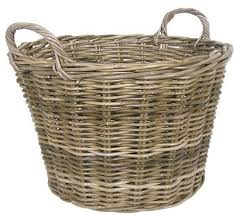
#> input picture img/portfolio/mid_top/menu-haut/panier.jpg, 234 x 215 px, found by its file name
$ python image_outils.py   (older library calls are emulated)
#> lines starting #> are read from the running program, lines starting #| are printed output that depends on the picture; after the words box and inside, x2 and y2 are one past the last pixel; in counts of white or black regions, pixels touching at a corner belong together
import PIL.Image
from PIL import Image
import numpy as np
import cv2
import matplotlib.pyplot as plt


class ImageClass:

    @classmethod
    def conversion(cls):
        img = Image.open("panier.jpg")
#> img is the input picture: PIL image 234x215 RGB; mean R, G, B 180.9, 171.3, 155.9
        img.save("panier.png")

    @classmethod
    def blackandwhite(cls):

        img = Image.open("panier.png").convert("LA")
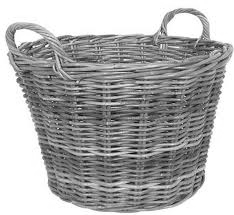
#> img: PIL image 234x215 LA; mean R, G, B, A 172.4, 172.4, 172.4, 255
        img.save("panier_nb.png")

    @classmethod
    def contour(cls):
        im = cv2.imread('panier_nb.png')
#> im: shape (215, 234, 3); min 4, max 255, mean 172.4
        imgray = cv2.cvtColor (im, cv2.COLOR_BGR2GRAY)

        ret, thresh = cv2.threshold (imgray, 127,255,0)
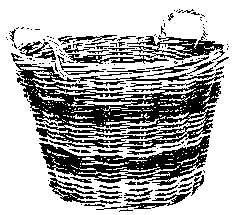
#> thresh: shape (215, 234); 67.4% white; 163 black regions (109 under 20 px)
        im2, contours, hiérarchie = cv2.findContours (thresh, cv2.RETR_TREE, cv2.CHAIN_APPROX_SIMPLE)
#> contours = 549 contours, 442 with area under 20; largest, box (x1, y1, x2, y2) and area: (0, 0, 234, 215) 49862, (14, 62, 222, 149) 9095, (38, 134, 211, 184) 4044, (126, 35, 225, 57) 862, (67, 53, 170, 65) 633; hiérarchie = 549 rows, first 6: [-1, -1, 1, -1], [2, -1, -1, 0], [3, 1, -1, 0], [4, 2, -1, 0], [5, 3, -1, 0], [6, 4, -1, 0]

        cv2.drawContours (im, contours, -1, (0,0,0), 2)
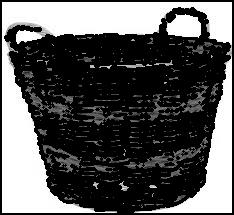
#> im: shape (215, 234, 3); min 0, max 255, mean 89.5


        cv2.imshow("self.image", im)

if __name__ == "__main__":

    yo = ImageClass()
    yo.conversion()
    yo.blackandwhite()
    yo.contour()
